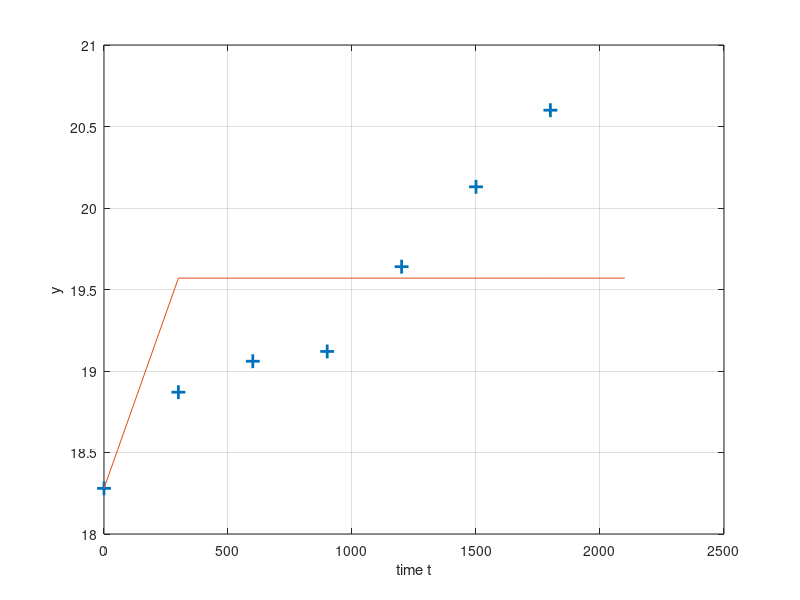

Recreate this plot in MATLAB.
% The time data
t1 = [0:300:1800]';
%  processed  data
y_obs = [  
18.28
18.87
19.06
19.12
19.64
20.13
20.60
 ];

f = @(a,b,c,x) a.*(1-exp(-(x.*b).^c));
obj_fun = @(params) norm(f(params(1), params(2), params(3),t1)-y_obs);
sol = fminsearch(obj_fun, [y_obs(end),0,1]);
a_sol = sol(1)
b_sol = sol(2)
c_sol = sol(3)
% y_fit = f(a_sol, b_sol,c_sol, t1);

% extrapolation 
t2 = [0:300:1500+2*300]';
y_extra = f(a_sol, b_sol,c_sol, t2);
y_extra(1) = y_obs(1);


figure;
plot(t1, y_obs, '+', 'MarkerSize', 10, 'LineWidth', 2)
hold on
plot(t2, y_extra);grid on
xlabel('time t');
ylabel('y');


